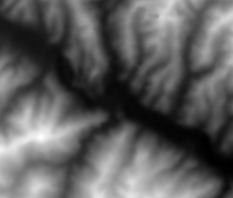
#> input picture Significant_Points/reachable_domain/datasets/柞水.tif, 233 x 198 px
$ python slope.py
#> lines starting #> are read from the running program, lines starting #| are printed output that depends on the picture; after the words box and inside, x2 and y2 are one past the last pixel; in counts of white or black regions, pixels touching at a corner belong together
#> further down, img is the input picture: PIL image 233x198 I; min 626, max 1386, mean 907.8
### Significant_Points/reachable_domain/model/DEMclass.py
from mpl_toolkits.mplot3d import Axes3D
from matplotlib import cbook
from matplotlib import cm
from matplotlib.colors import LightSource
import matplotlib.pyplot as plt
import numpy as np
import re
import math
#####读取文件并处理成numpy并返回
# [24 lines left out: function readfile, not called in this run]
#####在原栅格图像周围加一圈并返回
def AddRound(npgrid):
    ny, nx = npgrid.shape  # ny:行数，nx:列数
#> ny = 198; nx = 233
    zbc=np.zeros((ny+2,nx+2))
    zbc[1:-1,1:-1]=npgrid
    #四边
    zbc[0,1:-1]=npgrid[0,:]
    zbc[-1,1:-1]=npgrid[-1,:]
    zbc[1:-1,0]=npgrid[:,0]
    zbc[1:-1,-1]=npgrid[:,-1]
    #角点
    zbc[0,0]=npgrid[0,0]
#> zbc: shape (200, 235) float64; min 0, max 1386, mean 909.3
    zbc[0,-1]=npgrid[0,-1]
#> zbc: shape (200, 235) float64; min 0, max 1386, mean 909.3
    zbc[-1,0]=npgrid[-1,0]
#> zbc: shape (200, 235) float64; min 0, max 1386, mean 909.4
    zbc[-1,-1]=npgrid[-1,0]
#> zbc: shape (200, 235) float64; min 626, max 1386, mean 909.4
    return zbc
#####计算xy方向的梯度
def Cacdxdy(npgrid,sizex,sizey):
    zbc=AddRound(npgrid)
#> in AddRound (call 2), `zbc[1:-1,-1]=npgrid[:,-1]`:
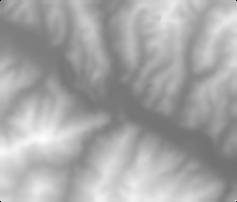
#> zbc: shape (202, 237) float64; min 0, max 1386, mean 910.9; drawn with min black and max white
#> in AddRound (call 2), `zbc[0,0]=npgrid[0,0]`: zbc: shape (202, 237) float64; under 0.01% of pixels changed, all inside (x1, y1, x2, y2) = (0, 0, 1, 1)
#> in AddRound (call 2), `zbc[0,-1]=npgrid[0,-1]`: zbc: shape (202, 237) float64; min 0, max 1386, mean 910.9
#> in AddRound (call 2), `zbc[-1,0]=npgrid[-1,0]`: zbc: shape (202, 237) float64; min 0, max 1386, mean 911
#> in AddRound (call 2), `zbc[-1,-1]=npgrid[-1,0]`: zbc: shape (202, 237) float64; min 626, max 1386, mean 911
    dx=((zbc[1:-1,:-2])-(zbc[1:-1,2:]))/sizex/2/1000
    dy=((zbc[2:,1:-1])-(zbc[:-2,1:-1]))/sizey/2/1000
    dx=dx[1:-1,1:-1]
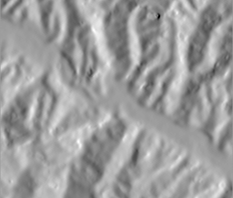
#> dx: shape (198, 233) float64; min -0.00287, max 0.00182, mean 1.36e-05; drawn with min black and max white
    dy=dy[1:-1,1:-1]
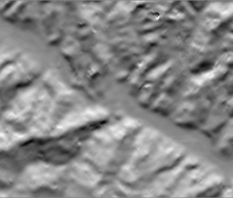
#> dy: shape (198, 233) float64; min -0.00164, max 0.00149, mean 3.05e-05; drawn with min black and max white
    np.savetxt("dxdy.csv",dx,delimiter=",")
    return dx,dy
####计算坡度\坡向
def CacSlopAsp(dx,dy):
    slope=(np.arctan(np.sqrt(dx*dx+dy*dy)))*57.29578  #转换成°
    slope=slope[1:-1,1:-1]
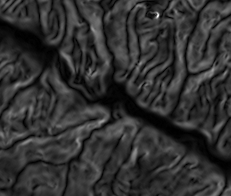
#> slope: shape (196, 231) float64; min 0, max 0.182, mean 0.0355; drawn with min black and max white
    #坡向
    a=np.zeros([dx.shape[0],dx.shape[1]]).astype(np.float32)
    for i in range(dx.shape[0]):
        for j in range(dx.shape[1]):
            x=float(dx[i,j])
            y=float(dy[i,j])
            if (x==0.)& (y==0.):
                a[i,j]=-1
            elif x==0.:
                if y>0.:
                    a[i,j]=0.
                else:
                    a[i,j]=180.
            elif y==0.:
                if x>0:
                    a[i,j]=90.
                else:
                    a[i,j]=270.
            else:
                a[i,j]=float(math.atan(y/x))*57.29578
                if a[i,j]<0.:
                    a[i,j]=90.-a[i,j]
                elif a[i,j]>90.:
                    a[i,j]=450.-a[i,j]
                else:
                    a[i,j]=90.-a[i,j]
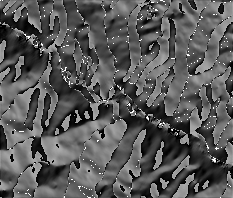
#> a: shape (198, 233) float32; min -1, max 270, mean 94.1; drawn with min black and max white
    return slope,a
####绘制平面栅格图
def Drawgrid(judge,pre=[],A=[],strs=""):
#> called with judge = 1, strs = ''
    if judge==0:
        if strs == "":
            plt.imshow(A, interpolation='nearest', cmap=plt.cm.hot, origin='lower')  # cmap='bone'  cmap=plt.cm.hot
            plt.colorbar(shrink=0.8)
            plt.xticks(())
            plt.yticks(())
            plt.show()
        else:
            plt.imshow(A, interpolation='nearest', cmap=strs, origin='lower')  # cmap='bone'  cmap=plt.cm.hot
            plt.colorbar(shrink=0.8)
            xt=range(258000, 268822,22)
            yt=range(324000, 331222,22)
            plt.xticks(())
            plt.yticks(())
            plt.show()
    elif judge==1:
        fig = plt.figure()
        ax = Axes3D(fig)
        # X = np.arange(1,482,1)
        # Y = np.arange(1,322,1)
        X = np.arange(0,233,1)
        Y = np.arange(0,198,1)
        X, Y = np.meshgrid(X, Y)
        Z = pre
        ax.plot_surface(X, Y, Z, rstride=1, cstride=1, cmap=plt.get_cmap('rainbow'))  # cmap=plt.get_cmap('rainbow')
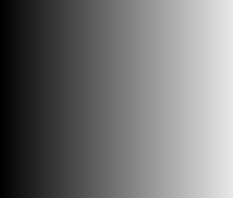
#> X: shape (198, 233) int64; min 0, max 232, mean 116
        ax.contourf(X, Y, Z, zdir='z', offset=-2, cmap=plt.cm.hot)
        ax.set_zlim(0, 2000)
        plt.show()

### Significant_Points/reachable_domain/slope.py
import DEMclass as dem
from DEMclass import Drawgrid
import numpy as np

####程序入口
if __name__ == '__main__':
    import matplotlib.pyplot as plt
    from PIL import Image
    import numpy as np

    v = np.loadtxt('./v.txt')
    plt.imshow(v, cmap='gray_r')
    plt.show()
    #
    dem_path = './datasets/柞水.tif'
    img = Image.open(dem_path)
    npgrid = np.array(img)

    # npgrid=dem.readfile()
    pre = npgrid
    npgrid = dem.AddRound(npgrid)
    dx, dy = dem.Cacdxdy(npgrid, 22.5, 22.5)
    slope, arf = dem.CacSlopAsp(dx, dy)
    dem.np.savetxt("slope2.csv", slope, delimiter=",",fmt = '%f')
    # # 绘制三维DEM
    Drawgrid(judge=1, pre=pre)
    # # 绘制二维DEM
    Drawgrid(judge=0, A=pre, strs="bone")
    # # 绘制坡度图
    Drawgrid(judge=0, A=slope, strs="rainbow")
    # # 绘制坡向图
    Drawgrid(judge=0, A=arf)
#> call 4 of Drawgrid, with judge = 0, strs = ''
#> in Drawgrid (call 4), `plt.show()`:
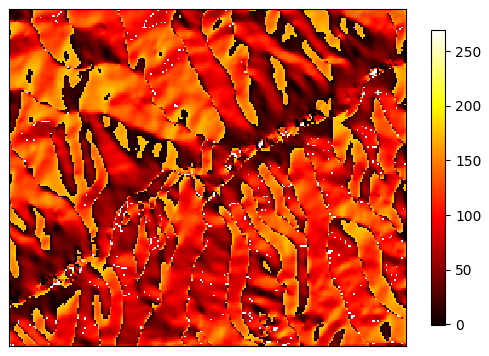
#> figure drawn by matplotlib, 2 panels
